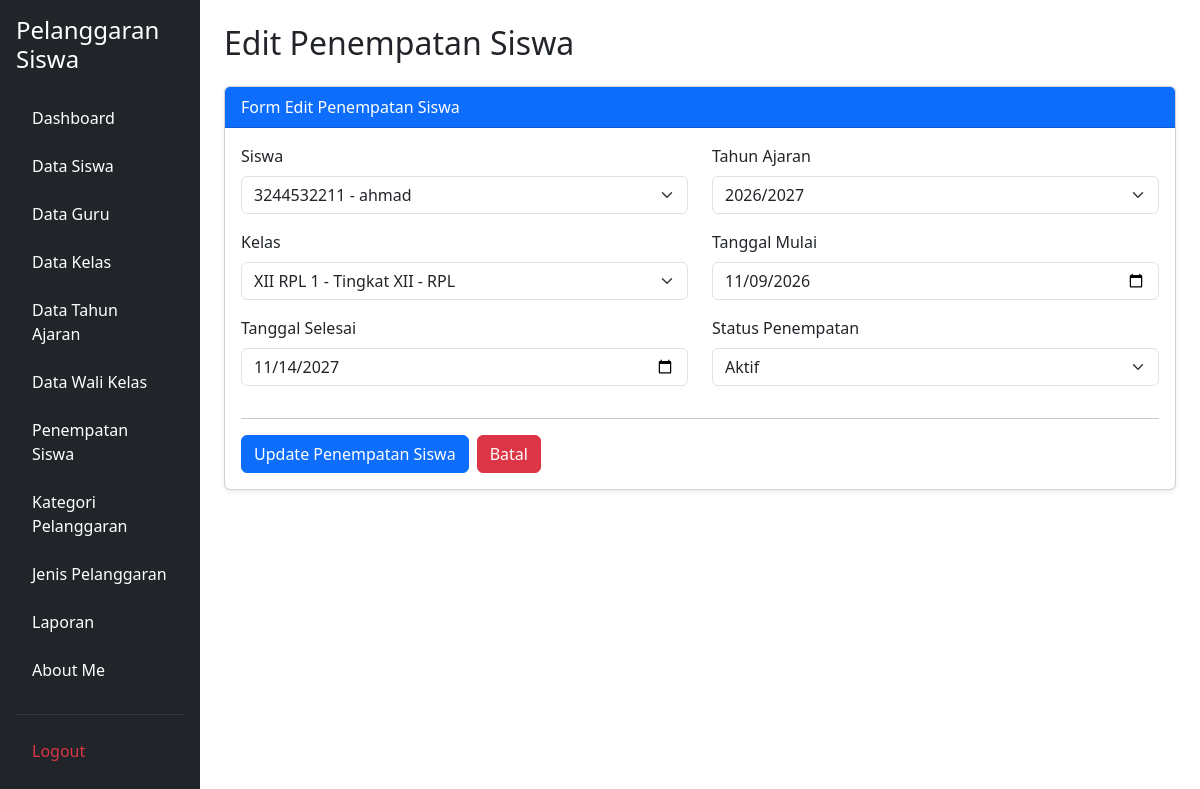
Page /edit_penempatan_siswa.php?id=51 (signed in) on the committed database.
### tables this page shows
CREATE TABLE `t_kelas_siswa` (
  `id` int(11) NOT NULL,
  `siswa_id` int(11) DEFAULT NULL,
  `tahun_ajaran_id` int(11) DEFAULT NULL,
  `kelas_id` int(11) DEFAULT NULL,
  `tanggal_mulai` date NOT NULL,
  `tanggal_selesai` date NOT NULL,
  `status_aktif` tinyint(1) NOT NULL,
  `created_at` timestamp NOT NULL DEFAULT current_timestamp(),
  `updated_at` timestamp NOT NULL DEFAULT current_timestamp()
);

CREATE TABLE `t_siswa` (
  `id` int(11) NOT NULL,
  `nis` varchar(10) DEFAULT NULL,
  `nisn` varchar(10) NOT NULL,
  `nama` varchar(150) DEFAULT NULL,
  `jenis_kelamin` char(1) NOT NULL,
  `tanggal_lahir` date NOT NULL,
  `alamat` text NOT NULL,
  `status_aktif` tinyint(1) NOT NULL,
  `created_at` timestamp NOT NULL DEFAULT current_timestamp(),
  `updated_at` timestamp NOT NULL DEFAULT current_timestamp()
);

CREATE TABLE `t_tahun_ajaran` (
  `id` int(11) NOT NULL,
  `nama` varchar(20) DEFAULT NULL,
  `tanggal_mulai` date NOT NULL,
  `tanggal_selesai` date NOT NULL,
  `status_aktif` tinyint(1) NOT NULL,
  `created_at` timestamp NOT NULL DEFAULT current_timestamp(),
  `updated_at` timestamp NOT NULL DEFAULT current_timestamp()
);

CREATE TABLE `t_kelas` (
  `id` int(11) NOT NULL,
  `nama` varchar(100) DEFAULT NULL,
  `tingkat` varchar(20) NOT NULL,
  `jurusan` varchar(100) NOT NULL,
  `status_aktif` tinyint(1) NOT NULL,
  `created_at` timestamp NOT NULL DEFAULT current_timestamp(),
  `updated_at` timestamp NOT NULL DEFAULT current_timestamp()
);

### edit_penempatan_siswa.php (the view, shortened to what this page needs)
<?php
include 'config/koneksi.php';
$id = filter_input(INPUT_GET, 'id', FILTER_VALIDATE_INT);
$stmt = mysqli_prepare(
    $koneksi,
    "SELECT *
     FROM t_kelas_siswa
     WHERE id = ?"
);
mysqli_stmt_bind_param($stmt, "i", $id);
mysqli_stmt_execute($stmt);
$hasil = mysqli_stmt_get_result($stmt);
$data = mysqli_fetch_assoc($hasil);
$stmt_siswa = mysqli_prepare(
    $koneksi,
    "SELECT id, nis, nama, status_aktif
     FROM t_siswa
     WHERE status_aktif = 1 OR id = ?
     ORDER BY nama ASC"
);
mysqli_stmt_bind_param(
    $stmt_siswa,
    "i",
    $data['siswa_id']
);
mysqli_stmt_execute($stmt_siswa);
$siswa = mysqli_stmt_get_result($stmt_siswa);
$stmt_tahun = mysqli_prepare(
    $koneksi,
    "SELECT id, nama, status_aktif
     FROM t_tahun_ajaran
     WHERE status_aktif = 1 OR id = ?
     ORDER BY id DESC"
);
mysqli_stmt_bind_param(
    $stmt_tahun,
    "i",
    $data['tahun_ajaran_id']
);
mysqli_stmt_execute($stmt_tahun);
$tahun = mysqli_stmt_get_result($stmt_tahun);
$stmt_kelas = mysqli_prepare(
    $koneksi,
    "SELECT id, nama, tingkat, jurusan, status_aktif
     FROM t_kelas
     WHERE status_aktif = 1 OR id = ?
     ORDER BY nama ASC"
);
mysqli_stmt_bind_param(
    $stmt_kelas,
    "i",
    $data['kelas_id']
);
mysqli_stmt_execute($stmt_kelas);
$kelas = mysqli_stmt_get_result($stmt_kelas);
?>
<!DOCTYPE html>
<html lang="id">
<head>
    <link href="https://cdn.jsdelivr.net/npm/bootstrap@5.3.8/dist/css/bootstrap.min.css"
          rel="stylesheet">
</head>
<body>
<div class="container-fluid">
    <div class="row">
        <?php include 'layout/sidebar.php'; ?>
        <main class="col-md-9 col-lg-10 p-4">
            <div class="mb-4">
                <h2 class="mb-3">Edit Penempatan Siswa</h2>
            </div>
            <div class="card shadow-sm">
                <div class="card-header bg-primary text-white">
                    Form Edit Penempatan Siswa
                </div>
                <div class="card-body">
                    <form action="proses_edit_penempatan_siswa.php"
                          method="POST">
                        <div class="row">
                            <div class="col-md-6 mb-3">
                                <label for="siswa_id" class="form-label">
                                    Siswa
                                </label>
                                <select class="form-select"
                                        id="siswa_id"
                                        name="siswa_id"
                                        required>
                                    <?php while ($s = mysqli_fetch_assoc($siswa)): ?>
                                        <option
                                            value="<?= (int) $s['id']; ?>"
                                            <?= (int) $s['id'] === (int) $data['siswa_id']
                                                ? 'selected'
                                                : ''; ?>>
                                            <?= htmlspecialchars($s['nis'] . ' - ' . $s['nama']); ?>
                                        </option>
                                    <?php endwhile; ?>
                                </select>
                            </div>
                            <div class="col-md-6 mb-3">
                                <label for="tahun_ajaran_id" class="form-label">
                                    Tahun Ajaran
                                </label>
                                <select class="form-select"
                                        id="tahun_ajaran_id"
                                        name="tahun_ajaran_id"
                                        required>
                                    <?php while ($ta = mysqli_fetch_assoc($tahun)): ?>
                                        <option
                                            value="<?= (int) $ta['id']; ?>"
                                            <?= (int) $ta['id'] === (int) $data['tahun_ajaran_id']
                                                ? 'selected'
                                                : ''; ?>>
                                            <?= htmlspecialchars($ta['nama']); ?>
                                        </option>
                                    <?php endwhile; ?>
                                </select>
                            </div>
                            <div class="col-md-6 mb-3">
                                <label for="kelas_id" class="form-label">
                                    Kelas
                                </label>
                                <select class="form-select"
                                        id="kelas_id"
                                        name="kelas_id"
                                        required>
                                    <?php while ($k = mysqli_fetch_assoc($kelas)): ?>
                                        <option
                                            value="<?= (int) $k['id']; ?>"
                                            <?= (int) $k['id'] === (int) $data['kelas_id']
                                                ? 'selected'
                                                : ''; ?>>
                                            <?= htmlspecialchars(
                                                $k['nama'] . ' - Tingkat ' .
                                                $k['tingkat'] . ' - ' .
                                                $k['jurusan']
                                            ); ?>
                                        </option>
                                    <?php endwhile; ?>
                                </select>
                            </div>
                            <div class="col-md-6 mb-3">
                                <label for="tanggal_mulai" class="form-label">
                                    Tanggal Mulai
                                </label>
                                <input type="date"
                                       class="form-control"
                                       id="tanggal_mulai"
                                       name="tanggal_mulai"
                                       value="<?= htmlspecialchars($data['tanggal_mulai'] ?? ''); ?>"
                                       required>
                            </div>
                            <div class="col-md-6 mb-3">
                                <label for="tanggal_selesai" class="form-label">
                                    Tanggal Selesai
                                </label>
                                <input type="date"
                                       class="form-control"
                                       id="tanggal_selesai"
                                       name="tanggal_selesai"
                                       value="<?= htmlspecialchars($data['tanggal_selesai'] ?? ''); ?>"
                                       required>
                            </div>
                            <div class="col-md-6 mb-3">
                                <label for="status_aktif" class="form-label">
                                    Status Penempatan
                                </label>
                                <select class="form-select"
                                        id="status_aktif"
                                        name="status_aktif"
                                        required>
                                    <option value="1"
                                        <?= (int) $data['status_aktif'] === 1
                                            ? 'selected'
                                            : ''; ?>>
                                        Aktif
                                    </option>
                                </select>
                            </div>
                        </div>
                        <hr>
                        <div class="d-flex gap-2">
                            <button type="submit" class="btn btn-primary">
                                Update Penempatan Siswa
                            </button>
                            <a href="penempatan_siswa.php"
                               class="btn btn-danger">
                                Batal
                            </a>
                        </div>
                    </form>
                </div>
            </div>
        </main>
    </div>
</div>
</body>
</html>

### rows in the picture
t_kelas_siswa: siswa_id "3244532211 - ahmad", tahun_ajaran_id "2026/2027", kelas_id "XII RPL 1 - Tingkat XII - RPL", tanggal_mulai "11/09/2026", tanggal_selesai "11/14/2027", status_aktif "Aktif"
